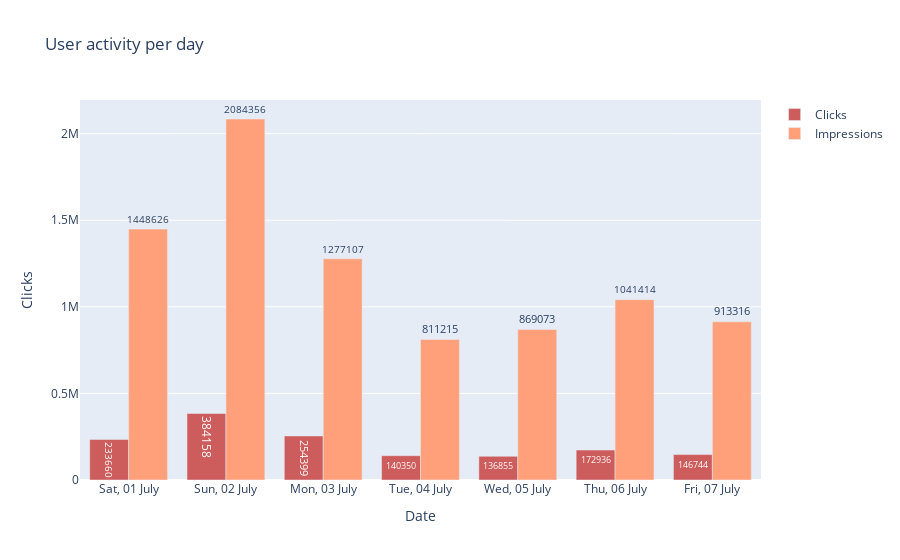

Write notebook code for a chart like this one.
### Markdown cell above
Bar chart with total clicks and impressions per day

### Code cell
fig = go.Figure()
fig.add_trace(go.Bar(x=traffic_per_day["date"], y=traffic_per_day["clicks"],
                    marker_color='indianred',
                    name='Clicks',
                    text=traffic_per_day["clicks"], textposition='inside'))
fig.add_trace(go.Bar(x=traffic_per_day["date"], y=traffic_per_day["impressions"],
                    marker_color='lightsalmon',
                    name='Impressions',
                    text=traffic_per_day["impressions"], textposition='outside'))

fig.update_layout(
    title="User activity per day",
    xaxis_title="Date",
    yaxis_title="Clicks" 
)
fig.update_xaxes(
    tickformat="%a, %d %B"
)

fig.show()

### Figure 1 — Plotly figure (JSON) as saved in the notebook; plotly's stock layout.template omitted (floating-point values rounded to 4 significant figures)
{"data": [{"marker": {"color": "indianred"}, "name": "Clicks", "text": [233660, 384158, 254399, 140350, 136855, 172936, 146744], "textposition": "inside", "type": "bar", "x": ["2023-07-01T00:00:00", "2023-07-02T00:00:00", "2023-07-03T00:00:00", "2023-07-04T00:00:00", "2023-07-05T00:00:00", "2023-07-06T00:00:00", "2023-07-07T00:00:00"], "y": [233660, 384158, 254399, 140350, 136855, 172936, 146744]}, {"marker": {"color": "lightsalmon"}, "name": "Impressions", "text": [1448626, 2084356, 1277107, 811215, 869073, 1041414, 913316], "textposition": "outside", "type": "bar", "x": ["2023-07-01T00:00:00", "2023-07-02T00:00:00", "2023-07-03T00:00:00", "2023-07-04T00:00:00", "2023-07-05T00:00:00", "2023-07-06T00:00:00", "2023-07-07T00:00:00"], "y": [1448626, 2084356, 1277107, 811215, 869073, 1041414, 913316]}], "layout": {"title": {"text": "User activity per day"}, "xaxis": {"tickformat": "%a, %d %B", "title": {"text": "Date"}}, "yaxis": {"title": {"text": "Clicks"}}}}
